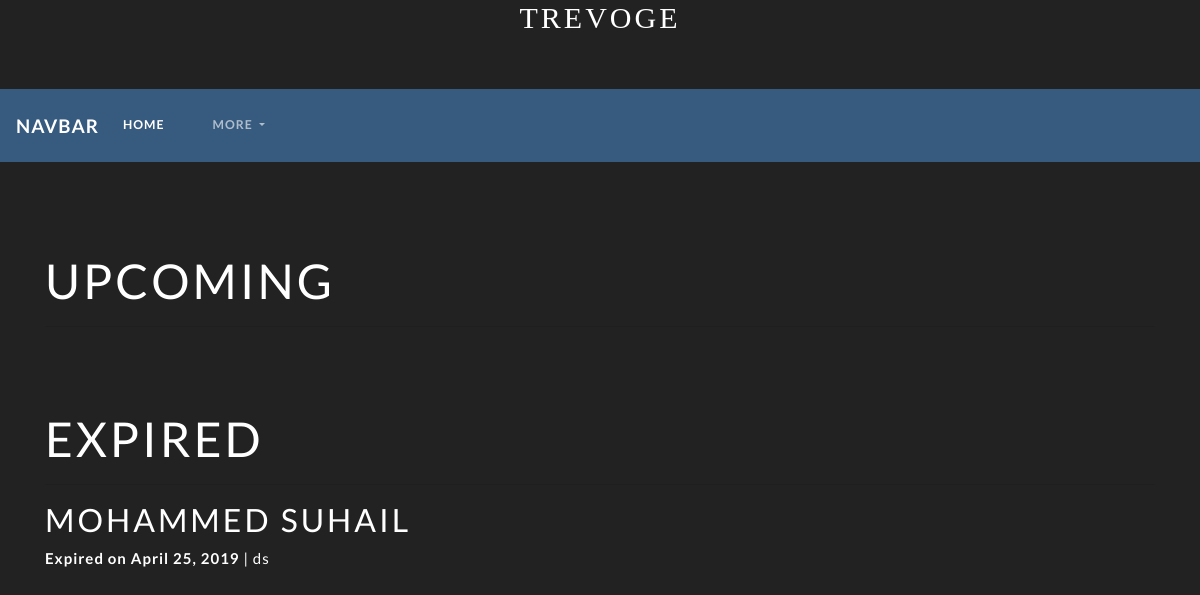
The app's page /currentremainders/ (signed in), older data.
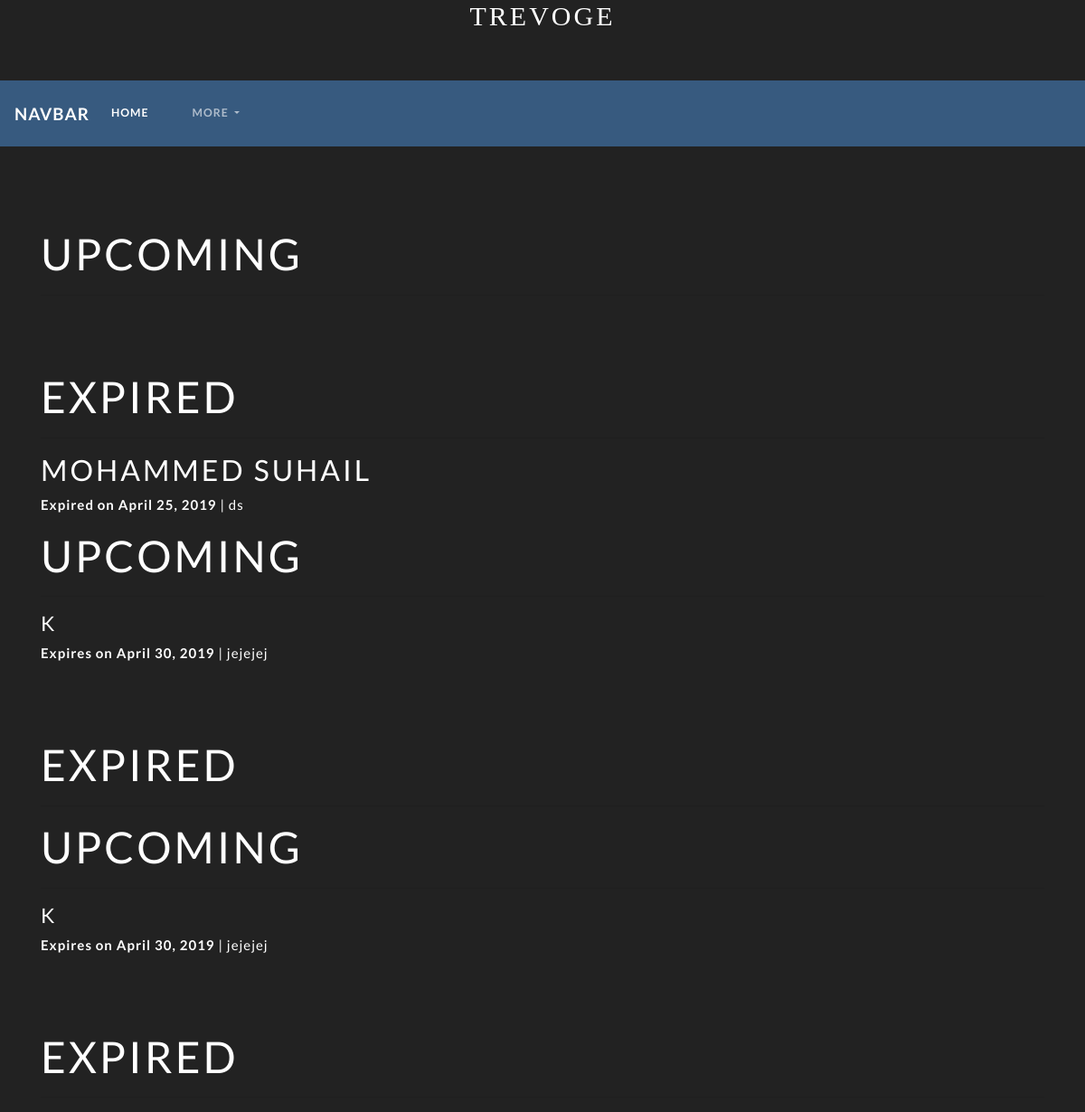
The same page, newer data.
### reste/models.py (models this page shows)
class Remainders(models.Model):
	name=models.CharField(max_length=50)
	date=models.DateField()
	description=models.CharField(max_length=100)
	author=models.ForeignKey(User, on_delete=models.CASCADE)

### reste/views.py (the view)
# urls.py: path('currentremainders/',currentremainders),
@login_required(login_url='/login/')
def currentremainders(request):
	today = datetime.date.today()
	user = User.objects.get(username=request.user)
	reminders = Remainders.objects.filter(author=user)
	return render(request,"currentremainders.html",{"reminders":reminders, "today":today})

### reste/templates/currentremainders.html (shortened to what this page needs)
<!DOCTYPE html>
<html lang="en">
	<head>
		<link rel="stylesheet" href="https://bootswatch.com/4/lux/bootstrap.min.css">
		<link rel="stylesheet" href="https://use.fontawesome.com/releases/v5.8.1/css/all.css">
		<link rel="stylesheet" href="https://stackpath.bootstrapcdn.com/bootstrap/4.3.1/css/bootstrap.min.css">
		<link rel="stylesheet" href="static/style.css">
		<link rel="stylesheet" href="https://bootswatch.com/4/darkly/bootstrap.min.css">
	</head>
	<body>
		<div>
			<h1 style="text-align: center;color:white;font-family: Alfa Slab One;font-size: 30px;"> TREVOGE </h1>
		</div>
		<br><br>
		<nav class="navbar navbar-expand-lg navbar-dark bg-primary">
			<a class="navbar-brand" href="#">Navbar</a>
			<div class="collapse navbar-collapse" id="navbarSupportedContent">
				<ul class="navbar-nav mr-auto">
					<li class="nav-item active">
						<a class="nav-link" href="#">Home <span class="sr-only">(current)</span></a>
					</li>
					<li class="nav-item dropdown">
						<a class="nav-link dropdown-toggle" href="#" id="navbarDropdown" role="button" data-toggle="dropdown" aria-haspopup="true" aria-expanded="false">
							More
						</a>
					</ul>
				</div>
			</nav>
			<br><br>
		<br><br>
		<div class="container">
		{% for reminder in reminders %}
			<h1 style="color: white">Upcoming</h1>
			<hr>
			{% if reminder.date >= today %}
				<h4 style="color: white">{{reminder.name}}</h4>
				<p style="color: white"><b style="color: white">Expires on {{reminder.date}}</b> | {{reminder.description}}</p>
			{% endif %}
			<br><br><br>
			<h1 style="color: white">Expired</h1>
			<hr>
			{% if reminder.date < today %}
				<h3 style="color: white">{{reminder.name}}</h3>
				<p style="color: white"><b style="color: white">Expired on {{reminder.date}}</b> | {{reminder.description}}</p>
			{% endif %}
		{% endfor %}
		</div>
	</body>
</html>

Row changes from the older to the newer data that the page shows:
added Remainders: name "K", date "April 30, 2019", description "jejejej"
added Remainders: name "K", date "April 30, 2019", description "jejejej"
